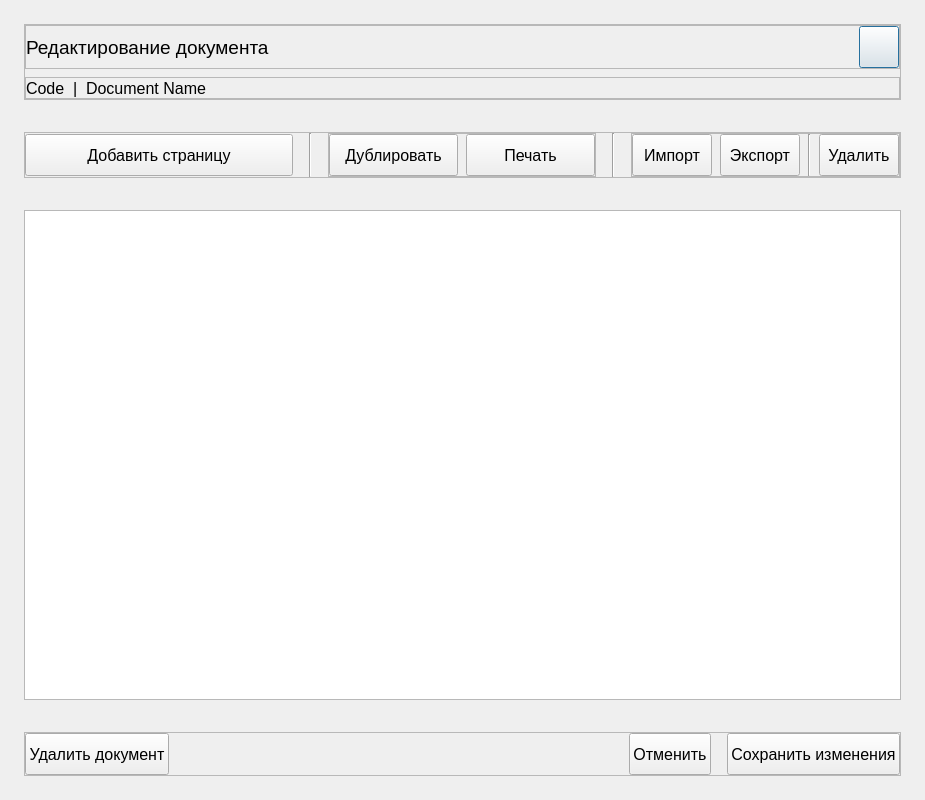
<?xml version="1.0" encoding="UTF-8"?>
<ui version="4.0">
 <class>Dialog</class>
 <widget class="QDialog" name="Dialog">
  <property name="geometry">
   <rect>
    <x>0</x>
    <y>0</y>
    <width>925</width>
    <height>800</height>
   </rect>
  </property>
  <property name="maximumSize">
   <size>
    <width>16777215</width>
    <height>800</height>
   </size>
  </property>
  <property name="windowTitle">
   <string>Dialog</string>
  </property>
  <layout class="QVBoxLayout" name="verticalLayout">
   <property name="spacing">
    <number>32</number>
   </property>
   <property name="leftMargin">
    <number>24</number>
   </property>
   <property name="topMargin">
    <number>24</number>
   </property>
   <property name="rightMargin">
    <number>24</number>
   </property>
   <property name="bottomMargin">
    <number>24</number>
   </property>
   <item>
    <widget class="QFrame" name="header_frame">
     <property name="frameShape">
      <enum>QFrame::StyledPanel</enum>
     </property>
     <property name="frameShadow">
      <enum>QFrame::Raised</enum>
     </property>
     <layout class="QVBoxLayout" name="verticalLayout_2">
      <property name="spacing">
       <number>8</number>
      </property>
      <property name="leftMargin">
       <number>0</number>
      </property>
      <property name="topMargin">
       <number>0</number>
      </property>
      <property name="rightMargin">
       <number>0</number>
      </property>
      <property name="bottomMargin">
       <number>0</number>
      </property>
      <item>
       <widget class="QFrame" name="title_frame">
        <property name="frameShape">
         <enum>QFrame::StyledPanel</enum>
        </property>
        <property name="frameShadow">
         <enum>QFrame::Raised</enum>
        </property>
        <layout class="QHBoxLayout" name="horizontalLayout">
         <property name="spacing">
          <number>0</number>
         </property>
         <property name="leftMargin">
          <number>0</number>
         </property>
         <property name="topMargin">
          <number>0</number>
         </property>
         <property name="rightMargin">
          <number>0</number>
         </property>
         <property name="bottomMargin">
          <number>0</number>
         </property>
         <item>
          <widget class="QLabel" name="title_label">
           <property name="font">
            <font>
             <pointsize>14</pointsize>
            </font>
           </property>
           <property name="text">
            <string>Редактирование документа</string>
           </property>
          </widget>
         </item>
         <item>
          <spacer name="horizontalSpacer">
           <property name="orientation">
            <enum>Qt::Horizontal</enum>
           </property>
           <property name="sizeHint" stdset="0">
            <size>
             <width>40</width>
             <height>20</height>
            </size>
           </property>
          </spacer>
         </item>
         <item>
          <widget class="NoFrameButton" name="close_pushButton">
           <property name="minimumSize">
            <size>
             <width>0</width>
             <height>42</height>
            </size>
           </property>
           <property name="text">
            <string/>
           </property>
          </widget>
         </item>
        </layout>
       </widget>
      </item>
      <item>
       <widget class="QFrame" name="document_data_frame">
        <property name="frameShape">
         <enum>QFrame::StyledPanel</enum>
        </property>
        <property name="frameShadow">
         <enum>QFrame::Raised</enum>
        </property>
        <layout class="QHBoxLayout" name="horizontalLayout_2">
         <property name="spacing">
          <number>8</number>
         </property>
         <property name="leftMargin">
          <number>0</number>
         </property>
         <property name="topMargin">
          <number>0</number>
         </property>
         <property name="rightMargin">
          <number>0</number>
         </property>
         <property name="bottomMargin">
          <number>0</number>
         </property>
         <item>
          <widget class="InfoLabel" name="code_label">
           <property name="font">
            <font>
             <pointsize>12</pointsize>
            </font>
           </property>
           <property name="text">
            <string>Code</string>
           </property>
          </widget>
         </item>
         <item>
          <widget class="InfoLabel" name="dot_label">
           <property name="font">
            <font>
             <pointsize>12</pointsize>
            </font>
           </property>
           <property name="text">
            <string>|</string>
           </property>
          </widget>
         </item>
         <item>
          <widget class="InfoLabel" name="name_label">
           <property name="font">
            <font>
             <pointsize>12</pointsize>
            </font>
           </property>
           <property name="text">
            <string>Document Name</string>
           </property>
          </widget>
         </item>
         <item>
          <spacer name="horizontalSpacer_2">
           <property name="orientation">
            <enum>Qt::Horizontal</enum>
           </property>
           <property name="sizeHint" stdset="0">
            <size>
             <width>40</width>
             <height>20</height>
            </size>
           </property>
          </spacer>
         </item>
        </layout>
       </widget>
      </item>
     </layout>
    </widget>
   </item>
   <item>
    <widget class="QFrame" name="toolbar_frame">
     <property name="frameShape">
      <enum>QFrame::StyledPanel</enum>
     </property>
     <property name="frameShadow">
      <enum>QFrame::Raised</enum>
     </property>
     <layout class="QHBoxLayout" name="horizontalLayout_5">
      <property name="spacing">
       <number>16</number>
      </property>
      <property name="leftMargin">
       <number>0</number>
      </property>
      <property name="topMargin">
       <number>0</number>
      </property>
      <property name="rightMargin">
       <number>0</number>
      </property>
      <property name="bottomMargin">
       <number>0</number>
      </property>
      <item>
       <widget class="TertiaryButton" name="add_page_pushButton">
        <property name="minimumSize">
         <size>
          <width>0</width>
          <height>42</height>
         </size>
        </property>
        <property name="font">
         <font>
          <pointsize>12</pointsize>
         </font>
        </property>
        <property name="text">
         <string>Добавить страницу</string>
        </property>
       </widget>
      </item>
      <item>
       <widget class="Line" name="line">
        <property name="orientation">
         <enum>Qt::Vertical</enum>
        </property>
       </widget>
      </item>
      <item>
       <widget class="QFrame" name="main_tools_frame">
        <property name="frameShape">
         <enum>QFrame::StyledPanel</enum>
        </property>
        <property name="frameShadow">
         <enum>QFrame::Raised</enum>
        </property>
        <layout class="QHBoxLayout" name="horizontalLayout_3">
         <property name="spacing">
          <number>8</number>
         </property>
         <property name="leftMargin">
          <number>0</number>
         </property>
         <property name="topMargin">
          <number>0</number>
         </property>
         <property name="rightMargin">
          <number>0</number>
         </property>
         <property name="bottomMargin">
          <number>0</number>
         </property>
         <item>
          <widget class="NoFrameButton" name="duplicate_pushButton">
           <property name="minimumSize">
            <size>
             <width>0</width>
             <height>42</height>
            </size>
           </property>
           <property name="font">
            <font>
             <pointsize>12</pointsize>
            </font>
           </property>
           <property name="text">
            <string>Дублировать</string>
           </property>
          </widget>
         </item>
         <item>
          <widget class="NoFrameButton" name="print_pushButton">
           <property name="minimumSize">
            <size>
             <width>0</width>
             <height>42</height>
            </size>
           </property>
           <property name="font">
            <font>
             <pointsize>12</pointsize>
            </font>
           </property>
           <property name="text">
            <string>Печать</string>
           </property>
          </widget>
         </item>
        </layout>
       </widget>
      </item>
      <item>
       <widget class="Line" name="line_2">
        <property name="orientation">
         <enum>Qt::Vertical</enum>
        </property>
       </widget>
      </item>
      <item>
       <widget class="QFrame" name="import_export_tools_frame">
        <property name="frameShape">
         <enum>QFrame::StyledPanel</enum>
        </property>
        <property name="frameShadow">
         <enum>QFrame::Raised</enum>
        </property>
        <layout class="QHBoxLayout" name="horizontalLayout_4">
         <property name="spacing">
          <number>8</number>
         </property>
         <property name="leftMargin">
          <number>0</number>
         </property>
         <property name="topMargin">
          <number>0</number>
         </property>
         <property name="rightMargin">
          <number>0</number>
         </property>
         <property name="bottomMargin">
          <number>0</number>
         </property>
         <item>
          <widget class="NoFrameButton" name="import_pushButton">
           <property name="minimumSize">
            <size>
             <width>0</width>
             <height>42</height>
            </size>
           </property>
           <property name="font">
            <font>
             <pointsize>12</pointsize>
            </font>
           </property>
           <property name="text">
            <string>Импорт</string>
           </property>
          </widget>
         </item>
         <item>
          <widget class="NoFrameButton" name="export_pushButton">
           <property name="minimumSize">
            <size>
             <width>0</width>
             <height>42</height>
            </size>
           </property>
           <property name="font">
            <font>
             <pointsize>12</pointsize>
            </font>
           </property>
           <property name="text">
            <string>Экспорт</string>
           </property>
          </widget>
         </item>
         <item>
          <widget class="Line" name="line_5">
           <property name="orientation">
            <enum>Qt::Vertical</enum>
           </property>
          </widget>
         </item>
         <item>
          <widget class="NoFrameButton" name="delete_page_pushButton">
           <property name="minimumSize">
            <size>
             <width>0</width>
             <height>42</height>
            </size>
           </property>
           <property name="font">
            <font>
             <pointsize>12</pointsize>
            </font>
           </property>
           <property name="text">
            <string>Удалить</string>
           </property>
          </widget>
         </item>
        </layout>
       </widget>
      </item>
     </layout>
    </widget>
   </item>
   <item>
    <widget class="EditorTableView" name="data_tableView">
     <property name="maximumSize">
      <size>
       <width>16777215</width>
       <height>16777215</height>
      </size>
     </property>
    </widget>
   </item>
   <item>
    <widget class="QFrame" name="buttons_frame">
     <property name="frameShape">
      <enum>QFrame::StyledPanel</enum>
     </property>
     <property name="frameShadow">
      <enum>QFrame::Raised</enum>
     </property>
     <layout class="QHBoxLayout" name="horizontalLayout_6">
      <property name="spacing">
       <number>16</number>
      </property>
      <property name="leftMargin">
       <number>0</number>
      </property>
      <property name="topMargin">
       <number>0</number>
      </property>
      <property name="rightMargin">
       <number>0</number>
      </property>
      <property name="bottomMargin">
       <number>0</number>
      </property>
      <item>
       <widget class="TertiaryButton" name="delete_document_pushButton">
        <property name="minimumSize">
         <size>
          <width>0</width>
          <height>42</height>
         </size>
        </property>
        <property name="font">
         <font>
          <pointsize>12</pointsize>
         </font>
        </property>
        <property name="text">
         <string>Удалить документ</string>
        </property>
       </widget>
      </item>
      <item>
       <spacer name="horizontalSpacer_3">
        <property name="orientation">
         <enum>Qt::Horizontal</enum>
        </property>
        <property name="sizeHint" stdset="0">
         <size>
          <width>40</width>
          <height>20</height>
         </size>
        </property>
       </spacer>
      </item>
      <item>
       <widget class="TertiaryButton" name="cancel_pushButton">
        <property name="minimumSize">
         <size>
          <width>0</width>
          <height>42</height>
         </size>
        </property>
        <property name="font">
         <font>
          <pointsize>12</pointsize>
         </font>
        </property>
        <property name="text">
         <string>Отменить</string>
        </property>
       </widget>
      </item>
      <item>
       <widget class="PrimaryButton" name="save_pushButton">
        <property name="minimumSize">
         <size>
          <width>0</width>
          <height>42</height>
         </size>
        </property>
        <property name="font">
         <font>
          <pointsize>12</pointsize>
         </font>
        </property>
        <property name="text">
         <string>Сохранить изменения</string>
        </property>
       </widget>
      </item>
     </layout>
    </widget>
   </item>
  </layout>
 </widget>
 <customwidgets>
  <customwidget>
   <class>PrimaryButton</class>
   <extends>QPushButton</extends>
   <header>..custom_widgets</header>
  </customwidget>
  <customwidget>
   <class>TertiaryButton</class>
   <extends>QPushButton</extends>
   <header>..custom_widgets</header>
  </customwidget>
  <customwidget>
   <class>NoFrameButton</class>
   <extends>QPushButton</extends>
   <header>..custom_widgets</header>
  </customwidget>
  <customwidget>
   <class>InfoLabel</class>
   <extends>QLabel</extends>
   <header>..custom_widgets</header>
  </customwidget>
  <customwidget>
   <class>EditorTableView</class>
   <extends>QTableView</extends>
   <header>..custom_widgets</header>
  </customwidget>
 </customwidgets>
 <resources>
  <include location="../../resources/icons/icons_resources.qrc"/>
 </resources>
 <connections/>
</ui>
